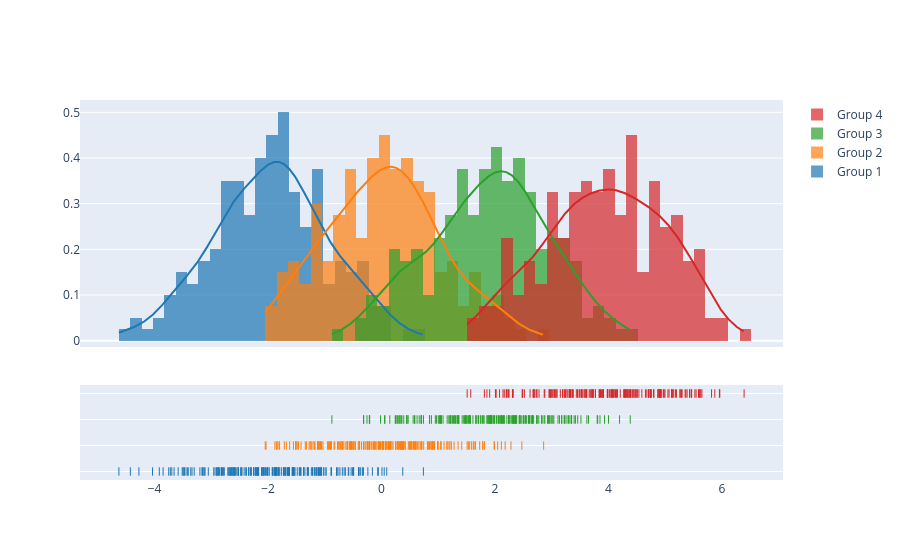

The notebook cell saved with this chart:
### Code cell
import plotly.figure_factory as ff

# Add histogram data
x1 = np.random.randn(200) - 2
x2 = np.random.randn(200)
x3 = np.random.randn(200) + 2
x4 = np.random.randn(200) + 4

# Group data together
hist_data = [x1, x2, x3, x4]

group_labels = ['Group 1', 'Group 2', 'Group 3', 'Group 4']

# Create distplot with custom bin_size
fig = ff.create_distplot(hist_data, group_labels, bin_size=.2)
fig.show()

### Figure 1 — Plotly figure (JSON) as saved in the notebook; plotly's stock layout.template omitted (floating-point values rounded to 4 significant figures; data arrays with more than 128 entries replaced by an {"elided": "..."} marker saying what was removed)
{"data": [{"autobinx": false, "histnorm": "probability density", "legendgroup": "Group 1", "marker": {"color": "rgb(31, 119, 180)"}, "name": "Group 1", "opacity": 0.7, "type": "histogram", "x": {"elided": "200 float values"}, "xaxis": "x", "xbins": {"end": 0.7384, "size": 0.2, "start": -4.628}, "yaxis": "y"}, {"autobinx": false, "histnorm": "probability density", "legendgroup": "Group 2", "marker": {"color": "rgb(255, 127, 14)"}, "name": "Group 2", "opacity": 0.7, "type": "histogram", "x": {"elided": "200 float values"}, "xaxis": "x", "xbins": {"end": 2.858, "size": 0.2, "start": -2.049}, "yaxis": "y"}, {"autobinx": false, "histnorm": "probability density", "legendgroup": "Group 3", "marker": {"color": "rgb(44, 160, 44)"}, "name": "Group 3", "opacity": 0.7, "type": "histogram", "x": {"elided": "200 float values"}, "xaxis": "x", "xbins": {"end": 4.384, "size": 0.2, "start": -0.874}, "yaxis": "y"}, {"autobinx": false, "histnorm": "probability density", "legendgroup": "Group 4", "marker": {"color": "rgb(214, 39, 40)"}, "name": "Group 4", "opacity": 0.7, "type": "histogram", "x": {"elided": "200 float values"}, "xaxis": "x", "xbins": {"end": 6.391, "size": 0.2, "start": 1.51}, "yaxis": "y"}, {"legendgroup": "Group 1", "marker": {"color": "rgb(31, 119, 180)"}, "mode": "lines", "name": "Group 1", "showlegend": false, "type": "scatter", "x": {"elided": "500 float values"}, "xaxis": "x", "y": {"elided": "500 float values"}, "yaxis": "y"}, {"legendgroup": "Group 2", "marker": {"color": "rgb(255, 127, 14)"}, "mode": "lines", "name": "Group 2", "showlegend": false, "type": "scatter", "x": {"elided": "500 float values"}, "xaxis": "x", "y": {"elided": "500 float values"}, "yaxis": "y"}, {"legendgroup": "Group 3", "marker": {"color": "rgb(44, 160, 44)"}, "mode": "lines", "name": "Group 3", "showlegend": false, "type": "scatter", "x": {"elided": "500 float values"}, "xaxis": "x", "y": {"elided": "500 float values"}, "yaxis": "y"}, {"legendgroup": "Group 4", "marker": {"color": "rgb(214, 39, 40)"}, "mode": "lines", "name": "Group 4", "showlegend": false, "type": "scatter", "x": {"elided": "500 float values"}, "xaxis": "x", "y": {"elided": "500 float values"}, "yaxis": "y"}, {"legendgroup": "Group 1", "marker": {"color": "rgb(31, 119, 180)", "symbol": "line-ns-open"}, "mode": "markers", "name": "Group 1", "showlegend": false, "type": "scatter", "x": {"elided": "200 float values"}, "xaxis": "x", "y": {"elided": "200 str values"}, "yaxis": "y2"}, {"legendgroup": "Group 2", "marker": {"color": "rgb(255, 127, 14)", "symbol": "line-ns-open"}, "mode": "markers", "name": "Group 2", "showlegend": false, "type": "scatter", "x": {"elided": "200 float values"}, "xaxis": "x", "y": {"elided": "200 str values"}, "yaxis": "y2"}, {"legendgroup": "Group 3", "marker": {"color": "rgb(44, 160, 44)", "symbol": "line-ns-open"}, "mode": "markers", "name": "Group 3", "showlegend": false, "type": "scatter", "x": {"elided": "200 float values"}, "xaxis": "x", "y": {"elided": "200 str values"}, "yaxis": "y2"}, {"legendgroup": "Group 4", "marker": {"color": "rgb(214, 39, 40)", "symbol": "line-ns-open"}, "mode": "markers", "name": "Group 4", "showlegend": false, "type": "scatter", "x": {"elided": "200 float values"}, "xaxis": "x", "y": {"elided": "200 str values"}, "yaxis": "y2"}], "layout": {"barmode": "overlay", "hovermode": "closest", "legend": {"traceorder": "reversed"}, "xaxis": {"anchor": "y2", "domain": [0.0, 1.0], "zeroline": false}, "yaxis": {"anchor": "free", "domain": [0.35, 1], "position": 0.0}, "yaxis2": {"anchor": "x", "domain": [0, 0.25], "dtick": 1, "showticklabels": false}}}
